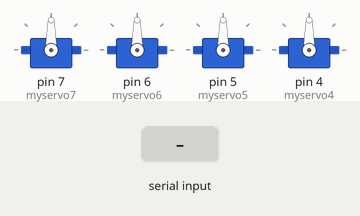
Bench run of a sketch on a simulated Arduino Uno, built with avr-gcc and run on an emulated ATmega328P. Shown: 4 × servo. The test bench sets the inputs (shaded band).

Above: at 1.2 s.
1.3 s: "a" received over Serial
At 1.77 s:
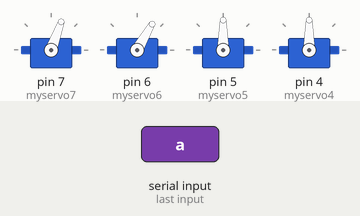
4.3 s: "s" received over Serial
At 4.77 s:
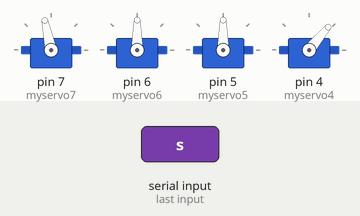
At 5.37 s:
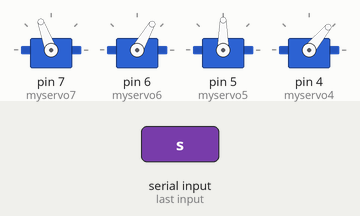
10.3 s: "d" received over Serial
13.3 s: "a" received over Serial
Timing chart, 0 to 17.0 s (numbered marks = the images above; inputs shaded):
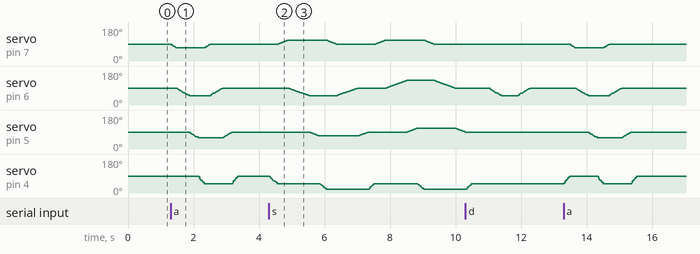

The sketch:

servo_motion_ar.ino
```cpp
//VarSpeedServo.hでサーボモータをゆっくり動かしモーション作ってみた
//シリアル入力で入力した値によってモーション起こす

#include <VarSpeedServo.h>
byte val = 0;

VarSpeedServo myservo7;
VarSpeedServo myservo6;
VarSpeedServo myservo5;
VarSpeedServo myservo4;
// Function prototypes
void nameten();
void runrun();
void nani();

unsigned long lastTime = 0;
unsigned long interval = 0;

void setup() {
  myservo7.attach(7);
  myservo6.attach(6);
  myservo5.attach(5);
  myservo4.attach(4);
  Serial.begin(9600);
}

void loop() {
  unsigned long currentTime = millis();

  if (Serial.available() > 0) {
    val = Serial.read();
    if (val == 'a') {
      nameten();
      interval = 1000;
    } else if (val == 's') {
      runrun();
      interval = 10000;
    } else if (val == 'd') {
      nani();
      interval = 10000;
    }
    lastTime = currentTime;
  }


  if (currentTime - lastTime >= interval) {
    // タイミングに達したらここに入る
    //未作成
  }
}


void nameten(){
  myservo7.write(90, 70, true);
  myservo6.write(90, 70, true);
  myservo5.write(90, 70, true);
  myservo4.write(90, 150, true);

  myservo7.write(70, 70, true);
  myservo6.write(50, 70, true);
  myservo5.write(60, 70, true);
  myservo4.write(50, 150, true);

  myservo7.write(90, 70, true);
  myservo6.write(90, 70, true);
  myservo5.write(90, 70, true);
  myservo4.write(90, 150, true);
}

void runrun(){
  myservo7.write(90, 40, true);
  myservo6.write(90, 40, true);
  myservo5.write(90, 40, true);
  myservo4.write(50, 100, true);

  myservo7.write(110, 40, true);
  myservo6.write(50, 40, true);
  myservo5.write(70, 40, true);
  myservo4.write(20, 100, true);

  myservo7.write(90, 40, true);
  myservo6.write(90, 40, true);
  myservo5.write(90, 40, true);
  myservo4.write(50, 100, true);

  myservo7.write(110, 40, true);
  myservo6.write(130, 40, true);
  myservo5.write(110, 40, true);
  myservo4.write(20, 100, true);

  myservo7.write(90, 40, true);
  myservo6.write(90, 40, true);
  myservo5.write(90, 40, true);
  myservo4.write(50, 100, true);
}

void nani(){
  myservo7.write(90, 70, true);
  myservo6.write(90, 70, true);
  myservo5.write(90, 70, true);
  myservo4.write(50, 150, true);
  delay(500);

  myservo7.write(90, 70, true);
  myservo6.write(50, 70, true);
  myservo5.write(90, 70, true);
  myservo4.write(50, 150, true);
  delay(500);

  myservo7.write(90, 70, true);
  myservo6.write(90, 70, true);
  myservo5.write(90, 70, true);
  myservo4.write(50, 150, true);
  delay(500);
}
```
